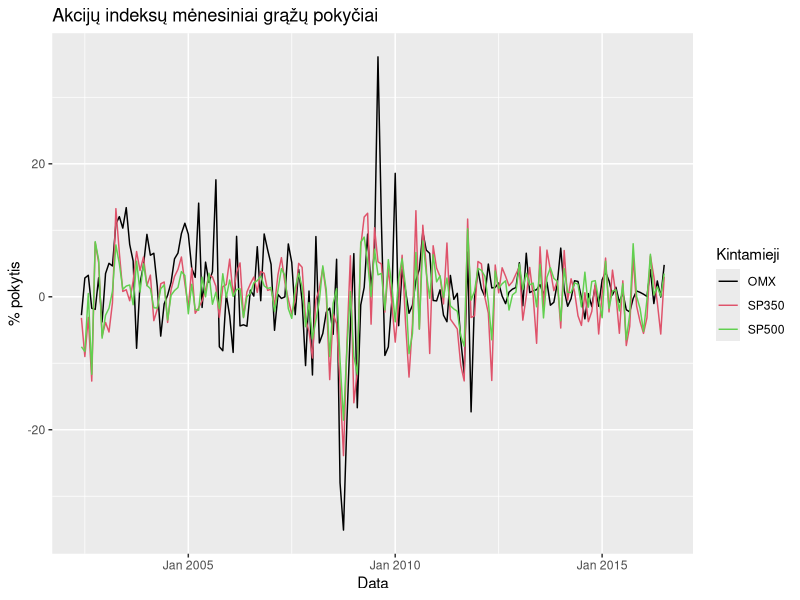
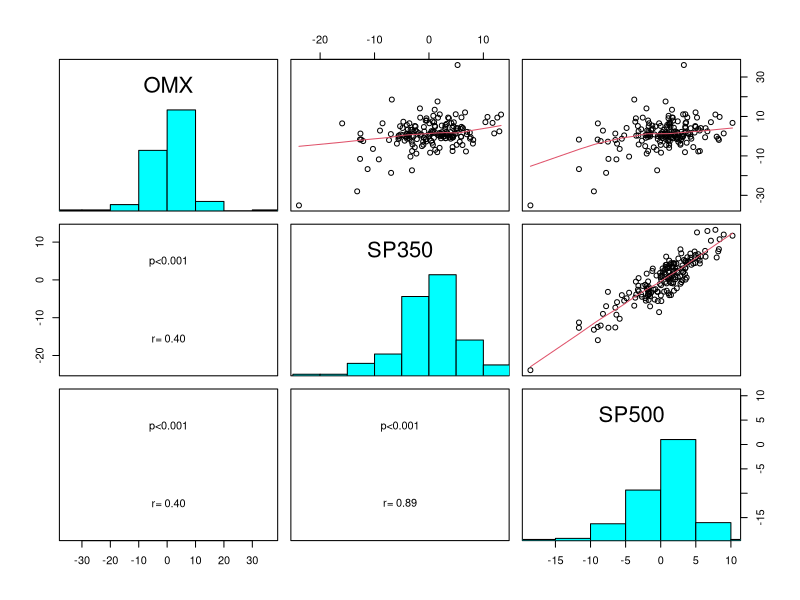
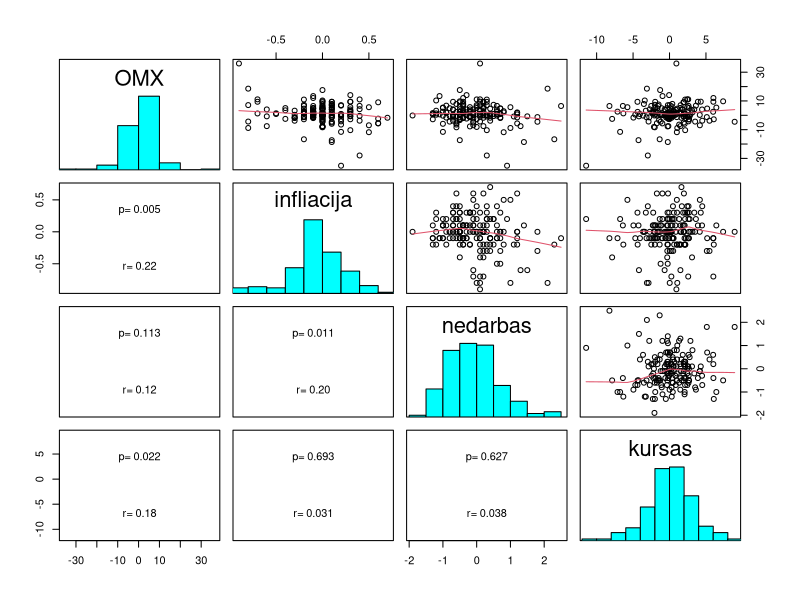
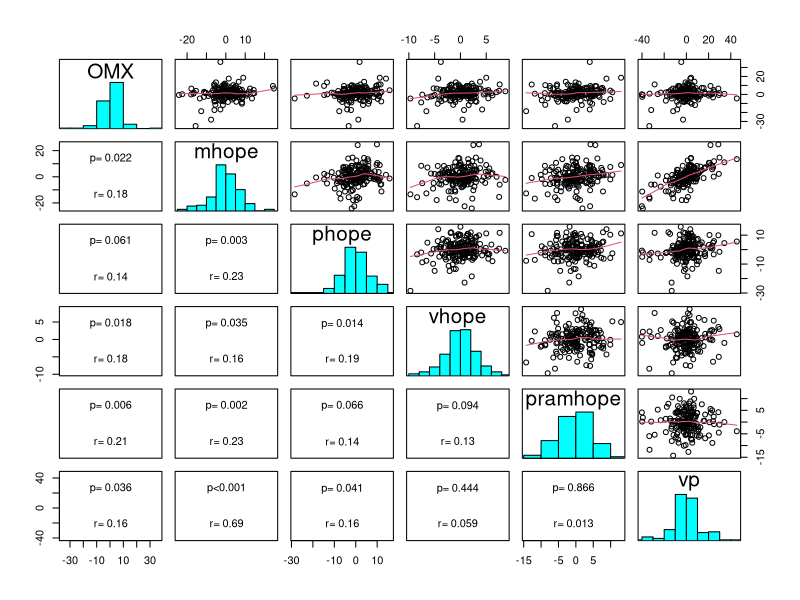
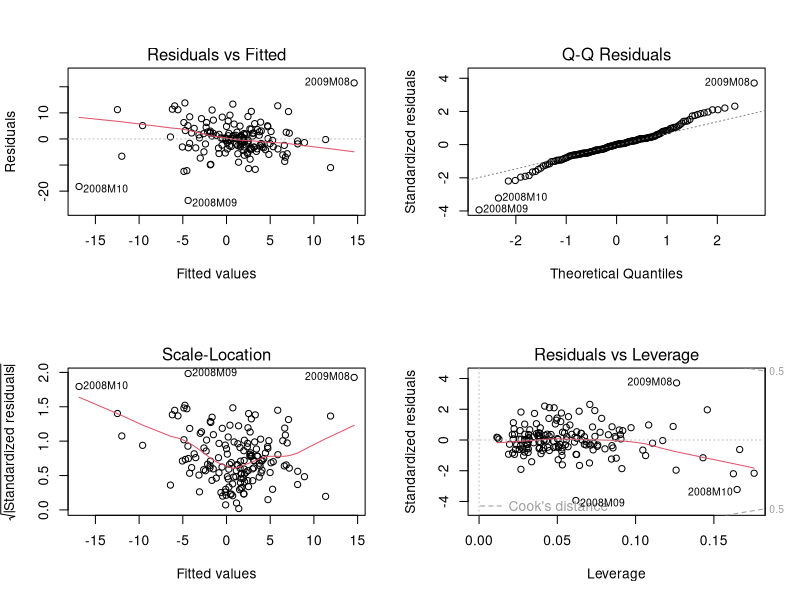
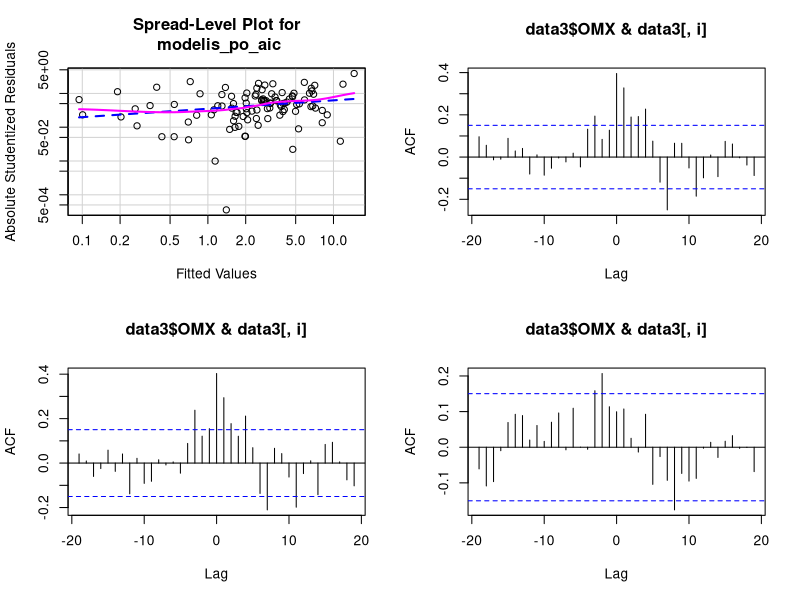
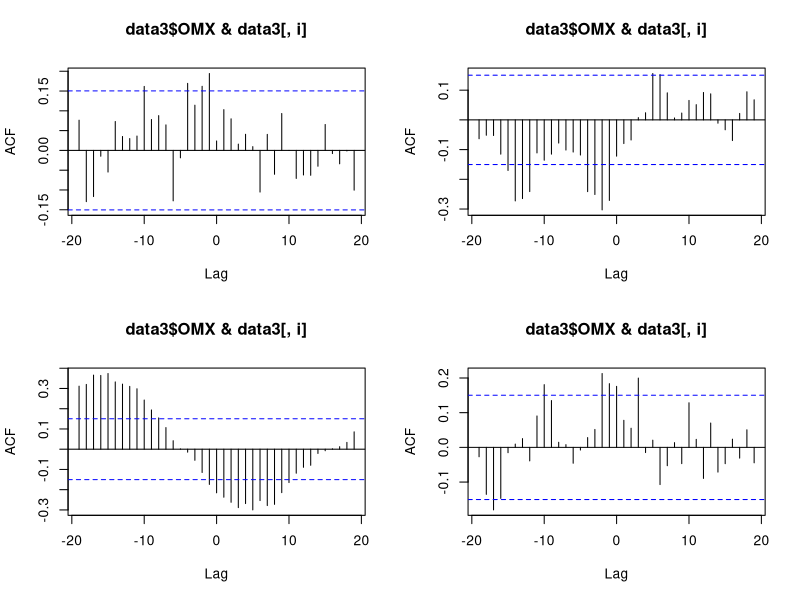
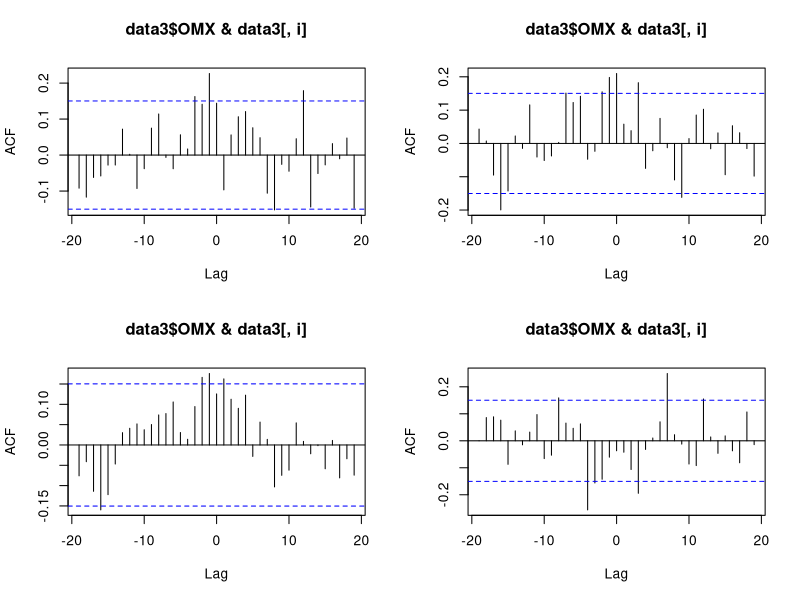

Write R code to recreate these figures, in order. (Note: this script raises an error after producing the figures.)
## ---- chunk 1
library("quantmod")
library("forecast")
library("xts")
library("dplyr")
library("gridExtra")
library("dynlm")
library("ggplot2")
library("reshape2")
library("knitr")
library("tseries")
library("MASS")
library("car")
library("sandwich")
library("lmtest")
## ---- chunk 2
data=read.csv("rawdata.csv")



data[ data == ":" ] = NA
data=data[complete.cases(data),]
rownames(data)<-NULL
## ---- chunk 3
data2=apply(data[,-1],2,as.numeric)
rownames(data2)=data[,1]
data2=data.frame(data2)
data2$nedarbas=data2$nedarbas/10

data2[,c("OMX","SP350","SP500","kk","mp","ip")] = apply(data2[,c("OMX","SP350","SP500","kk","mp","ip")],2,log)    #logaritmuojama indeksai, akcijų kainos, kursas  

data2[,c("OMX","SP350","SP500","kk","mp","ip")]=data2[,c("OMX","SP350","SP500","kk","mp","ip")]*100

data2$euribor=((data2$euribor+1)^(1/12)-1)*12                    #reiketu gal menesio?
names(data2)[names(data2) == 'euribor'] <- 'palukanos'

data3=data.frame(diff(as.matrix(data2)))  
data3$euribor=data2$euribor[-1]
names(data3)[names(data3) == 'euribor'] <- 'palukanos'
data3$gkl = data$gkl[-1]    #gamintoju kainu lygio nereik diferencijuot nes jau yra pokytis %
#tsdisplay(data3$infliacija)

p=apply(data3[,],2,function(i)adf.test(i,k=1)$p.value)
p=data.frame(p)
p[,1] = round(p[,1], digits = 2)
kable(p)

data3$OMX=data3$OMX-data3$palukanos
data3$SP350=data3$SP350-data3$palukanos
data3$SP500=data3$SP500-data3$palukanos
## ---- chunk 4
panel.hist <- function(x, ...)    #ši funkcija reikalinga grafikų lentelei išbrėžti (histogramos pateikimui)                        
{
  usr <- par("usr"); on.exit(par(usr))
  par(usr = c(usr[1:2], 0, 1.5) )
  h <- hist(x, plot = FALSE)
  breaks <- h$breaks; nB <- length(breaks)
  y <- h$counts; y <- y/max(y)
  rect(breaks[-nB], 0, breaks[-1], y, col = "cyan", ...)
}

panel.cor2 <- function(x, y, digits=2, cex.cor)
{
  usr <- par("usr"); on.exit(par(usr))
  par(usr = c(0, 1, 0, 1))
  r <- abs(cor(x, y))
  txt <- format(c(r, 0.123456789), digits=digits)[1]
  test <- cor.test(x,y)
  Signif <- ifelse(round(test$p.value,3)<0.001,"p<0.001",paste("p=",round(test$p.value,3)))  
  text(0.5, 0.25, paste("r=",txt))
  text(.5, .75, Signif)
}
panel.cor <- function(x, y, digits = 2, prefix = "", cex.cor,...)    #ši funkcija reikalinga grafikų lentelei
    #išbrėžti (koreliacijos koeficiento radimui)
{
  usr <- par("usr"); on.exit(par(usr))
  par(usr = c(0, 1, 0, 1))
  r <- abs(cor(x, y))
  txt <- format(c(r, 0.123456789), digits = digits)[1]
  txt <- paste0(prefix, txt)
  if(missing(cex.cor)) cex.cor <- 0.8/strwidth(txt)
  text(0.5, 0.5, txt, cex = 3)
}
## ---- chunk 5
data2=apply(data[,-1],2,as.numeric)
rownames(data2)=data[,1]
data2=data.frame(data2)
data2$nedarbas=data2$nedarbas/10

data2[,c("OMX","SP350","SP500","kursas","kk","mp","ip")] = apply(data2[,c("OMX","SP350","SP500","kursas","kk","mp","ip")],2,log)    #logaritmuojama indeksai, akcijų kainos, kursas  

data2[,c("OMX","SP350","SP500","kursas","kk","mp","ip")]=data2[,c("OMX","SP350","SP500","kursas","kk","mp","ip")]*100

data2$euribor=data2$euribor/12

data3=data.frame(diff(as.matrix(data2)))  
data3$gkl = data$gkl[-1]    #gamintoju kainu lygio nereik diferencijuot nes jau yra pokytis %
## ---- chunk 6
Data = rownames(data3)
Data=as.yearmon(Data, "%YM%m")

data3=cbind.data.frame(Data, data3)
## ---- chunk 7
Sys.setlocale(locale = "en_LT.UTF-8")
akc = melt(data3[,c("OMX","SP350","SP500","Data")], id=c("Data"))
ggplot(akc) + geom_line(aes(x=Data, y=value, colour=variable)) +
  scale_colour_manual(values=c(1:4))+ylab("% pokytis")+
  guides(col=guide_legend(title="Kintamieji")) +
  ggtitle("Akcijų indeksų mėnesiniai grąžų pokyčiai")
## ---- chunk 8
pairs(data3[,c("OMX","SP350","SP500")],upper.panel=panel.smooth,diag.panel=panel.hist, lower.panel=panel.cor2)
## ---- chunk 9
pairs(data3[,c("OMX","infliacija","nedarbas","kursas")],upper.panel=panel.smooth,diag.panel=panel.hist, lower.panel=panel.cor2)
## ---- chunk 10
pairs(data3[,c("OMX","mhope","phope","vhope","pramhope","vp")],upper.panel=panel.smooth,diag.panel=panel.hist, lower.panel=panel.cor2)
## ---- chunk 11
modelis = lm(OMX ~ lag(SP350,1) + lag(kk,1) + lag(dll,1) + nedarbas + lag(infliacija,2) + lag(infliacija,3) + lag(infliacija,5) + lag(infliacija,7) + lag(infliacija,8) +lag(mhope,3) + lag(phope,12) + lag(pramhope,3) + lag(shope,4) + lag(ul,10) + lag(vhope,4) + lag(vp,0) + lag(mp,1) + lag(gkl,9) + lag(ip,0) + lag(ip,1) + lag(ip,4) + lag(kursas,2) , data=data3)

modelis_po_aic <- lm(formula = OMX ~ lag(SP350, 1) + lag(infliacija, 2) + lag(mhope, 3) + lag(phope,12) + lag(ul, 10) + lag(gkl, 9) + lag(ip, 4) + lag(kursas,2), data = data3)

coeftest(modelis_po_aic, vcov=vcovHC)
summary(modelis_po_aic)

## ---- chunk 12
datafr=data.frame(summary(modelis_po_aic)[c(4,8)] %>%  lapply(round,2))
colnames(datafr)=c("koeficientai","standartinis nuokrypis","koeficientu t reikšmes","p reiksme", "R kvadratas")

datafr[2:nrow(datafr),"R kvadratas"]="-"
kable(datafr)
## ---- chunk 13
 par(mfrow = c(2, 2))
plot(modelis_po_aic)
## ---- chunk 14
res<-bptest(modelis_po_aic)
# p-value < 0.05, tai H0 negalime priimti - duomenys homoskedastiški.
ncvTest(modelis_po_aic)
# Kadangi p-value > 0.05, tai H0 hipotezė negalime atmesti - duomenys homoskedastiški.
spreadLevelPlot(modelis_po_aic)
vif(modelis)
## ---- chunk 15

durbinWatsonTest(modelis_po_aic)
# p-value > 0.05 - liekanos nėra autokoreliuotos.

Box.test(modelis_po_aic$res, fitdf=0, type="Lj")
#p-value >0.05, vadinasi H0 neatmetama. Galima teigti, kad liekanos yra baltasis triukšmas.
## ---- chunk 16
shapiro.test(modelis_po_aic$residuals)
# p-value > 0.05 - liekanos yra normalios
## ---- chunk 17
pirkti=numeric()

gen=function(pradzia,pirkti){
b=sample(pradzia:169,length(pirkti),replace=F)
return(sum(data3[b,"OMX"]))
}

validation=function(pradzia){
pirkti=numeric()
for(i in pradzia:168){
  modelis_po_aic <- lm(formula = OMX ~ lag(SP350, 1) + lag(infliacija, 2) + lag(mhope, 3) + lag(phope,12) + lag(ul, 10) + lag(gkl, 9) + lag(ip, 4) + lag(kursas,2), data = data3[1:i,c("OMX","SP350","infliacija","mhope","phope","ul","gkl","ip","kursas")])
  a=predict(modelis_po_aic, data3[1:i+1,])
  a=a[length(a)]
  if(matrix(a)[1]>5){pirkti=append(pirkti,i)}

}

graza=sum(data3[pirkti,"OMX"])
random=replicate(100000,gen(pradzia,pirkti))
p=mean(random>graza)
vidurkis_random = mean(random)
if(p==0){p="nebuvo pirkimu"}
else{
  p=append(p,graza)
  p=append(p,vidurkis_random)
  }
return(p)                               
}
validation(90) #kai pradine imtis 70, atsakymo prasme- tikimybe kad geriau uz random, graza strategijos, vidutine random graza
## ---- chunk 18
modelis = lm(OMX ~ lag(SP350,1) + lag(kk,1) + lag(dll,1) + nedarbas + lag(infliacija,2) + lag(infliacija,3) + lag(infliacija,5) + lag(infliacija,7) + lag(infliacija,8) +lag(mhope,3) + lag(phope,12) + lag(pramhope,3) + lag(shope,4) + lag(ul,10) + lag(vhope,4) + lag(vp,0) + lag(mp,1) + lag(gkl,9) + lag(ip,0) + lag(ip,1) + lag(ip,4) + lag(kursas,2) , data=data3)

modelis_po_aic <- lm(formula = OMX ~ lag(SP350, 1) + lag(infliacija, 2) + lag(mhope, 3) + lag(phope,12) + lag(ul, 10) + lag(gkl, 9) + lag(ip, 4) + lag(kursas,2) 
                     , data = data3)

coeftest(modelis_po_aic, vcov=vcovHC)
summary(modelis_po_aic)

ncvTest(modelis_po_aic)
# Kadangi p-value > 0.05, tai H0 hipotezė priimama - duomenys homoskedastiški.
## ---- chunk 19
names2=c("SP350","SP500","kk","dll","nedarbas","infliacija","mhope","phope","pramhope","shope","ta","ul","vhope","vp","mp","palukanos","gkl","ip","kursas")

for (i in 3:length(data3[1,])){
 
ccfvalues <- ccf(data3$OMX,data3[,i]) #aiskinames laga
print(names2[i-2])
print(ccfvalues)

}


mod_infliacija = lm(ip ~ lag(kk,0) + lag(dll,0) + nedarbas + lag(SP350,0) +lag(infliacija,0) + lag(phope,0) + lag(pramhope,0) + lag(shope,0) + ta + lag(ul,0) + lag(vhope,0) + lag(vp,0) + lag(mp,0) + lag(gkl,0) + lag(mhope,0) + lag(kursas,0) , data=data3)

stepAIC(mod_infliacija)

mod_po_aic_infliacija = lm(ip ~ lag(kk, 0) + nedarbas + lag(phope, 0) + lag(shope, 
    0) + lag(ul, 0) + lag(mp, 0) + lag(gkl, 0), data=data3)

coeftest(mod_po_aic_infliacija, vcov=vcovHC)
summary(mod_po_aic_infliacija)

## ---- chunk 20
mod_infliacija = lm(infliacija ~ lag(kk,0) + lag(dll,0) + nedarbas + lag(SP350,0) +lag(mhope,0) + lag(phope,0) + lag(pramhope,0) + lag(shope,0) + ta + lag(ul,0) + lag(vhope,0) + lag(vp,0) + lag(mp,0) + lag(gkl,0) + lag(ip,0) + lag(kursas,0) , data=data3)

stepAIC(mod_infliacija)

mod_po_aic_infliacija = lm(infliacija ~ nedarbas + lag(SP350, 0) + lag(phope, 0) + lag(pramhope, 
    0) + lag(shope, 0) + lag(vhope, 0) + lag(gkl, 0) + lag(kursas, 
    0) , data=data3)

coeftest(mod_po_aic_infliacija, vcov=vcovHC)
summary(mod_po_aic_infliacija)

## ---- chunk 21
mySummary <- function(modelis_po_aic, VCOV) {
    print(coeftest(modelis_po_aic, vcov. = VCOV))
    print(waldtest(modelis_po_aic, vcov = VCOV))
}

mySummary(modelis_po_aic,vcovHC)
